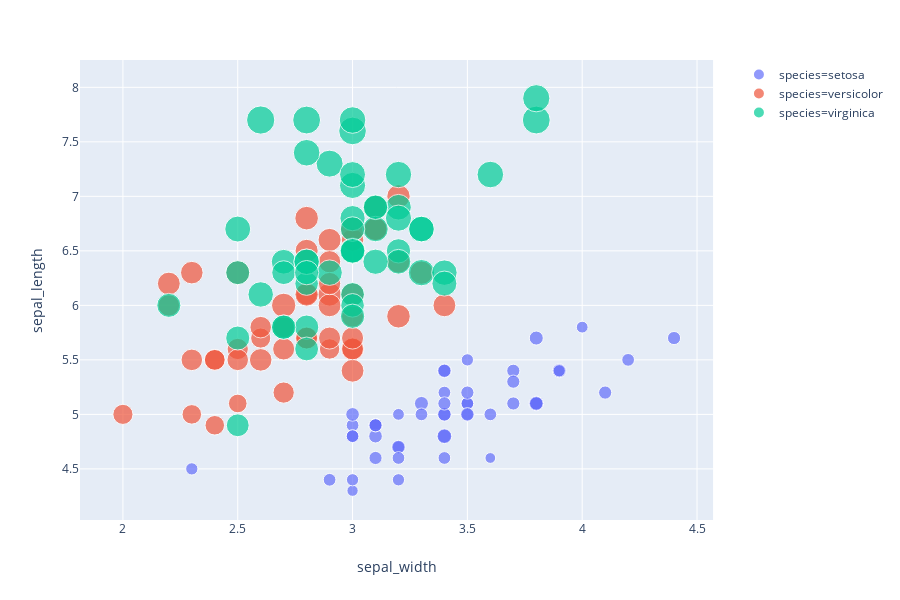

The notebook cell this image was saved under:
### Code cell
# https://plot.ly/python/line-and-scatter/
import plotly.express as px
iris = px.data.iris()
fig = px.scatter(iris, x="sepal_width", 
                        y="sepal_length", 
                        size="petal_length", 
                        color="species",
                        hover_data=['petal_width', 'species_id'] 
                )
fig.show()

### Figure 1 — Plotly figure (JSON) as saved in the notebook; plotly's stock layout.template omitted (floating-point values rounded to 4 significant figures)
{"data": [{"customdata": [[0.2, 1], [0.2, 1], [0.2, 1], [0.2, 1], [0.2, 1], [0.4, 1], [0.3, 1], [0.2, 1], [0.2, 1], [0.1, 1], [0.2, 1], [0.2, 1], [0.1, 1], [0.1, 1], [0.2, 1], [0.4, 1], [0.4, 1], [0.3, 1], [0.3, 1], [0.3, 1], [0.2, 1], [0.4, 1], [0.2, 1], [0.5, 1], [0.2, 1], [0.2, 1], [0.4, 1], [0.2, 1], [0.2, 1], [0.2, 1], [0.2, 1], [0.4, 1], [0.1, 1], [0.2, 1], [0.1, 1], [0.2, 1], [0.2, 1], [0.1, 1], [0.2, 1], [0.2, 1], [0.3, 1], [0.3, 1], [0.2, 1], [0.6, 1], [0.4, 1], [0.3, 1], [0.2, 1], [0.2, 1], [0.2, 1], [0.2, 1]], "hoverlabel": {"namelength": 0}, "hovertemplate": "species=setosa<br>sepal_width=%{x}<br>sepal_length=%{y}<br>petal_length=%{marker.size}<br>petal_width=%{customdata[0]}<br>species_id=%{customdata[1]}", "legendgroup": "species=setosa", "marker": {"color": "#636efa", "size": [1.4, 1.4, 1.3, 1.5, 1.4, 1.7, 1.4, 1.5, 1.4, 1.5, 1.5, 1.6, 1.4, 1.1, 1.2, 1.5, 1.3, 1.4, 1.7, 1.5, 1.7, 1.5, 1, 1.7, 1.9, 1.6, 1.6, 1.5, 1.4, 1.6, 1.6, 1.5, 1.5, 1.4, 1.5, 1.2, 1.3, 1.5, 1.3, 1.5, 1.3, 1.3, 1.3, 1.6, 1.9, 1.4, 1.6, 1.4, 1.5, 1.4], "sizemode": "area", "sizeref": 0.01725, "symbol": "circle"}, "mode": "markers", "name": "species=setosa", "showlegend": true, "type": "scatter", "x": [3.5, 3, 3.2, 3.1, 3.6, 3.9, 3.4, 3.4, 2.9, 3.1, 3.7, 3.4, 3, 3, 4, 4.4, 3.9, 3.5, 3.8, 3.8, 3.4, 3.7, 3.6, 3.3, 3.4, 3, 3.4, 3.5, 3.4, 3.2, 3.1, 3.4, 4.1, 4.2, 3.1, 3.2, 3.5, 3.1, 3, 3.4, 3.5, 2.3, 3.2, 3.5, 3.8, 3, 3.8, 3.2, 3.7, 3.3], "xaxis": "x", "y": [5.1, 4.9, 4.7, 4.6, 5, 5.4, 4.6, 5, 4.4, 4.9, 5.4, 4.8, 4.8, 4.3, 5.8, 5.7, 5.4, 5.1, 5.7, 5.1, 5.4, 5.1, 4.6, 5.1, 4.8, 5, 5, 5.2, 5.2, 4.7, 4.8, 5.4, 5.2, 5.5, 4.9, 5, 5.5, 4.9, 4.4, 5.1, 5, 4.5, 4.4, 5, 5.1, 4.8, 5.1, 4.6, 5.3, 5], "yaxis": "y"}, {"customdata": [[1.4, 2], [1.5, 2], [1.5, 2], [1.3, 2], [1.5, 2], [1.3, 2], [1.6, 2], [1, 2], [1.3, 2], [1.4, 2], [1, 2], [1.5, 2], [1, 2], [1.4, 2], [1.3, 2], [1.4, 2], [1.5, 2], [1, 2], [1.5, 2], [1.1, 2], [1.8, 2], [1.3, 2], [1.5, 2], [1.2, 2], [1.3, 2], [1.4, 2], [1.4, 2], [1.7, 2], [1.5, 2], [1, 2], [1.1, 2], [1, 2], [1.2, 2], [1.6, 2], [1.5, 2], [1.6, 2], [1.5, 2], [1.3, 2], [1.3, 2], [1.3, 2], [1.2, 2], [1.4, 2], [1.2, 2], [1, 2], [1.3, 2], [1.2, 2], [1.3, 2], [1.3, 2], [1.1, 2], [1.3, 2]], "hoverlabel": {"namelength": 0}, "hovertemplate": "species=versicolor<br>sepal_width=%{x}<br>sepal_length=%{y}<br>petal_length=%{marker.size}<br>petal_width=%{customdata[0]}<br>species_id=%{customdata[1]}", "legendgroup": "species=versicolor", "marker": {"color": "#EF553B", "size": [4.7, 4.5, 4.9, 4, 4.6, 4.5, 4.7, 3.3, 4.6, 3.9, 3.5, 4.2, 4, 4.7, 3.6, 4.4, 4.5, 4.1, 4.5, 3.9, 4.8, 4, 4.9, 4.7, 4.3, 4.4, 4.8, 5, 4.5, 3.5, 3.8, 3.7, 3.9, 5.1, 4.5, 4.5, 4.7, 4.4, 4.1, 4, 4.4, 4.6, 4, 3.3, 4.2, 4.2, 4.2, 4.3, 3, 4.1], "sizemode": "area", "sizeref": 0.01725, "symbol": "circle"}, "mode": "markers", "name": "species=versicolor", "showlegend": true, "type": "scatter", "x": [3.2, 3.2, 3.1, 2.3, 2.8, 2.8, 3.3, 2.4, 2.9, 2.7, 2, 3, 2.2, 2.9, 2.9, 3.1, 3, 2.7, 2.2, 2.5, 3.2, 2.8, 2.5, 2.8, 2.9, 3, 2.8, 3, 2.9, 2.6, 2.4, 2.4, 2.7, 2.7, 3, 3.4, 3.1, 2.3, 3, 2.5, 2.6, 3, 2.6, 2.3, 2.7, 3, 2.9, 2.9, 2.5, 2.8], "xaxis": "x", "y": [7, 6.4, 6.9, 5.5, 6.5, 5.7, 6.3, 4.9, 6.6, 5.2, 5, 5.9, 6, 6.1, 5.6, 6.7, 5.6, 5.8, 6.2, 5.6, 5.9, 6.1, 6.3, 6.1, 6.4, 6.6, 6.8, 6.7, 6, 5.7, 5.5, 5.5, 5.8, 6, 5.4, 6, 6.7, 6.3, 5.6, 5.5, 5.5, 6.1, 5.8, 5, 5.6, 5.7, 5.7, 6.2, 5.1, 5.7], "yaxis": "y"}, {"customdata": [[2.5, 3], [1.9, 3], [2.1, 3], [1.8, 3], [2.2, 3], [2.1, 3], [1.7, 3], [1.8, 3], [1.8, 3], [2.5, 3], [2, 3], [1.9, 3], [2.1, 3], [2, 3], [2.4, 3], [2.3, 3], [1.8, 3], [2.2, 3], [2.3, 3], [1.5, 3], [2.3, 3], [2, 3], [2, 3], [1.8, 3], [2.1, 3], [1.8, 3], [1.8, 3], [1.8, 3], [2.1, 3], [1.6, 3], [1.9, 3], [2, 3], [2.2, 3], [1.5, 3], [1.4, 3], [2.3, 3], [2.4, 3], [1.8, 3], [1.8, 3], [2.1, 3], [2.4, 3], [2.3, 3], [1.9, 3], [2.3, 3], [2.5, 3], [2.3, 3], [1.9, 3], [2, 3], [2.3, 3], [1.8, 3]], "hoverlabel": {"namelength": 0}, "hovertemplate": "species=virginica<br>sepal_width=%{x}<br>sepal_length=%{y}<br>petal_length=%{marker.size}<br>petal_width=%{customdata[0]}<br>species_id=%{customdata[1]}", "legendgroup": "species=virginica", "marker": {"color": "#00cc96", "size": [6, 5.1, 5.9, 5.6, 5.8, 6.6, 4.5, 6.3, 5.8, 6.1, 5.1, 5.3, 5.5, 5, 5.1, 5.3, 5.5, 6.7, 6.9, 5, 5.7, 4.9, 6.7, 4.9, 5.7, 6, 4.8, 4.9, 5.6, 5.8, 6.1, 6.4, 5.6, 5.1, 5.6, 6.1, 5.6, 5.5, 4.8, 5.4, 5.6, 5.1, 5.1, 5.9, 5.7, 5.2, 5, 5.2, 5.4, 5.1], "sizemode": "area", "sizeref": 0.01725, "symbol": "circle"}, "mode": "markers", "name": "species=virginica", "showlegend": true, "type": "scatter", "x": [3.3, 2.7, 3, 2.9, 3, 3, 2.5, 2.9, 2.5, 3.6, 3.2, 2.7, 3, 2.5, 2.8, 3.2, 3, 3.8, 2.6, 2.2, 3.2, 2.8, 2.8, 2.7, 3.3, 3.2, 2.8, 3, 2.8, 3, 2.8, 3.8, 2.8, 2.8, 2.6, 3, 3.4, 3.1, 3, 3.1, 3.1, 3.1, 2.7, 3.2, 3.3, 3, 2.5, 3, 3.4, 3], "xaxis": "x", "y": [6.3, 5.8, 7.1, 6.3, 6.5, 7.6, 4.9, 7.3, 6.7, 7.2, 6.5, 6.4, 6.8, 5.7, 5.8, 6.4, 6.5, 7.7, 7.7, 6, 6.9, 5.6, 7.7, 6.3, 6.7, 7.2, 6.2, 6.1, 6.4, 7.2, 7.4, 7.9, 6.4, 6.3, 6.1, 7.7, 6.3, 6.4, 6, 6.9, 6.7, 6.9, 5.8, 6.8, 6.7, 6.7, 6.3, 6.5, 6.2, 5.9], "yaxis": "y"}], "layout": {"height": 600, "legend": {"itemsizing": "constant", "tracegroupgap": 0}, "margin": {"t": 60}, "xaxis": {"anchor": "y", "domain": [0, 0.98], "title": {"text": "sepal_width"}}, "yaxis": {"anchor": "x", "domain": [0, 1], "title": {"text": "sepal_length"}}}}
